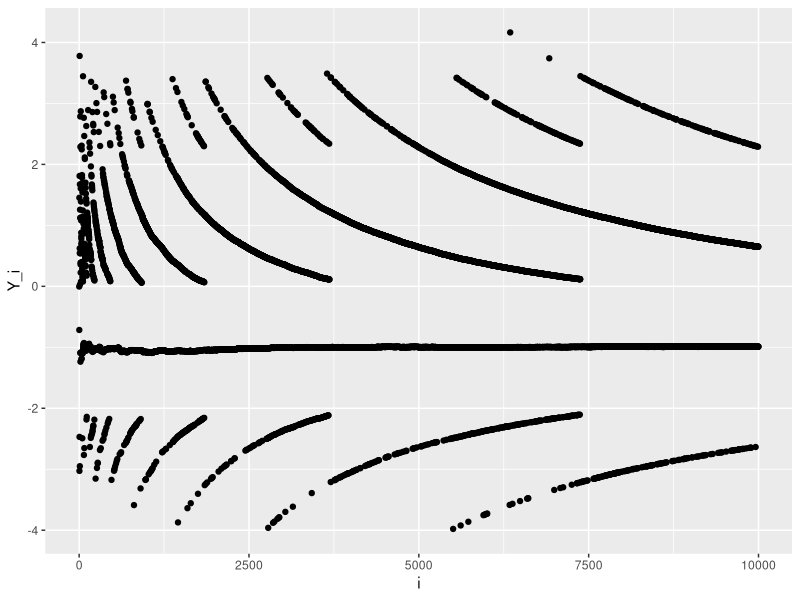
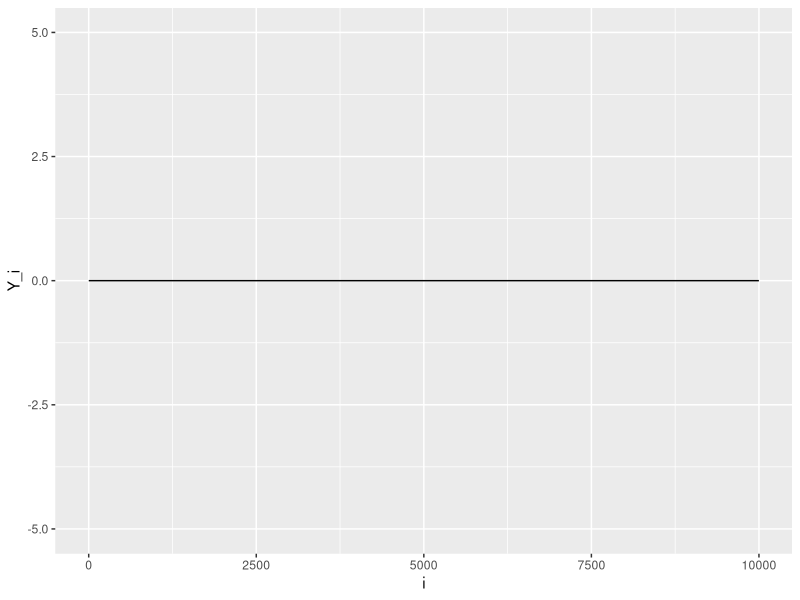

The R script that drew these images, in order:
## ---- chunk 1
knitr::opts_chunk$set(echo = TRUE)
## ---- chunk 2
x1 <- 1 ; x2 <- 1/2
if (isTRUE(all.equal( x1 - x2, 1/2))){
  print("substraction is correct")
}else{
  print("substraction is wrong")
}
## ---- chunk 3
epsilon = 10^(-15)

derivative <- function(x){
  stopifnot(is.numeric(x))
  dx <- ((x+epsilon) - x)/(epsilon)
  return(dx)
}

## ---- chunk 4
x1 = 1
x2 = 100000
derivative(x1)
derivative(x2)
## ---- chunk 5
library(ggplot2)
## ---- chunk 6
myvar <- function(x){
  stopifnot(is.vector(x),
            is.numeric(x))
  n <- length(x)
  variance <- (1/(n-1))*(sum(x^2) - (1/n)*((sum(x))^2))
  return(variance)
}

vect_x <- rnorm(10000, mean = 10^8, sd = 1)

Y <- c()
for (i in 1:length(vect_x)){
  Y[i] <- myvar(vect_x[1:i]) - var(vect_x[1:i])
}

Y = Y[!is.na(Y)]

## ---- chunk 7
data_Y <- data.frame(values = Y, len = 1:length(Y))
plot_dependence <- ggplot(data = data_Y) +
  geom_point(aes(x = len, y = values)) + 
  xlab("i") +
  ylab("Y_i")

print(plot_dependence)
## ---- chunk 8
myvar_improved <- function(x){
  stopifnot(is.vector(x),
            is.numeric(x))
  mu <- mean(x)
  n <- length(x)
  variance_improved <- sum((x - mu)^2)/(n-1)
  return(variance_improved)
}

Y_improved <- c()
for (i in 1:length(vect_x)){
  Y_improved[i] <- myvar_improved(vect_x[1:i]) - var(vect_x[1:i])
}

Y_improved = Y_improved[!is.na(Y_improved)]

data_Y_improved <- data.frame(values = Y_improved, len = 1:length(Y_improved))

plot_dependence_improved <- 
  ggplot(data = data_Y_improved) +
  geom_line(aes(x = len, y = values)) + 
  xlab("i") +
  ylab("Y_i") + 
  ylim(-5,5)

print(plot_dependence_improved)
## ---- chunk 9
# Formulae A
binom_a <- function(n,k){
  stopifnot(is.numeric(n), is.numeric(k))
  coeff_a <- prod(1:n) / (prod(1:k) * prod(1:(n-k)))
  cat("Formulae A:\nn =", n, ", k =", k,
      "\nprod(1:n):", prod(1:n),
      "\nprod(1:k):", prod(1:k),
      "\nprod(1:(n-k)):", prod(1:(n-k)),
      "\n->", n, "choose", k, "=", coeff_a, "\n\n")
  return(coeff_a)
}
# Formulae B
binom_b <- function(n,k){
  stopifnot(is.numeric(n), is.numeric(k))
  coeff_b <- prod((k+1):n) / prod(1:(n-k))
  cat("Formulae B:\nn =", n, ", k =", k,
      "\nprod((k+1):n):", prod((k+1):n),
      "\nprod(1:(n-k)):", prod(1:(n-k)),
      "\n->", n, "choose", k, "=", coeff_b, "\n\n")
  return(coeff_b)
}
# Formulae C
binom_c <- function(n,k){
  stopifnot(is.numeric(n), is.numeric(k))
  coeff_c <- prod(((k+1):n) / (1:(n-k)))
  cat("Formulae C:\nn =", n, ", k =", k,
      "\nprod(((k+1):n) / (1:(n-k))):", prod(((k+1):n) / (1:(n-k))),
      "\n->", n, "choose", k, "=", coeff_c, "\n\n")
  return(coeff_c)
}


n <- c(2, 10, 10^2, 10^4)
k1 <- c(1, 8, 98, 9995)
k2 <- c(0, 1, 2, 4)
## ---- chunk 10
for(i in 1:4){
  
  # Small difference between n and k
  binom_a(n[i], k1[i])
  binom_b(n[i], k1[i])
  binom_c(n[i], k1[i])

  # Big difference between n and k
  binom_a(n[i], k2[i])
  binom_b(n[i], k2[i])
  binom_c(n[i], k2[i])
}
